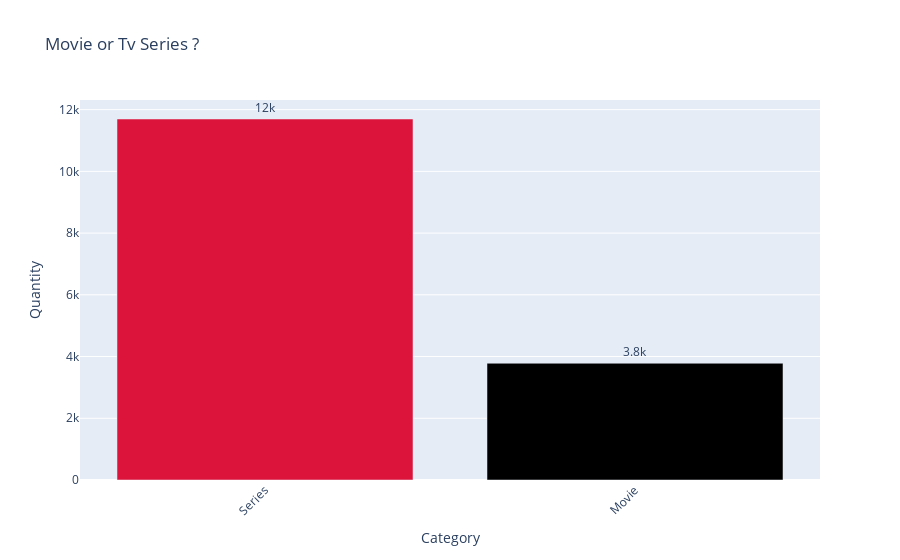

Source (notebook cell):
### Code cell
colors = ['black',] * 2
colors[0] = 'crimson'

count = df['Series or Movie'].value_counts()

fig = go.Figure(data=[go.Bar(
    x = df["Series or Movie"],
    y = count,
    text = count,
    textposition='auto',
    marker_color=colors # marker color can be a single color value or an iterable
)])
fig.update_traces(texttemplate='%{text:.2s}', textposition='outside')
fig.update_layout(title_text= 'Movie or Tv Series ?',
                  uniformtext_minsize=8, uniformtext_mode='hide',
                  barmode='group', xaxis_tickangle=-45,
                  yaxis=dict(
                  title='Quantity',
                  titlefont_size=14),
                  xaxis=dict(
                  title='Category',
                  titlefont_size=14))

### Figure 1 — Plotly figure (JSON) as saved in the notebook; plotly's stock layout.template omitted (floating-point values rounded to 4 significant figures; data arrays with more than 128 entries replaced by an {"elided": "..."} marker saying what was removed)
{"data": [{"marker": {"color": ["crimson", "black"]}, "text": [11697, 3783], "textposition": "outside", "texttemplate": "%{text:.2s}", "type": "bar", "x": {"elided": "15480 str values"}, "y": [11697, 3783]}], "layout": {"barmode": "group", "title": {"text": "Movie or Tv Series ?"}, "uniformtext": {"minsize": 8, "mode": "hide"}, "xaxis": {"tickangle": -45, "title": {"font": {"size": 14}, "text": "Category"}}, "yaxis": {"title": {"font": {"size": 14}, "text": "Quantity"}}}}
